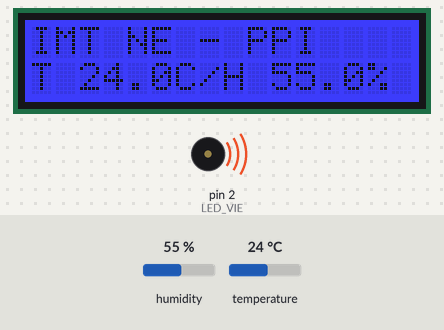
A sketch run on a simulated Arduino Uno, built with avr-gcc and run on an emulated ATmega328P. Parts: 16×2 character LCD, buzzer (waves = sounding). The test bench sets the inputs (shaded band); at power-on: humidity 55 %, temperature 24 °C. What the sketch prints to the serial monitor is not drawn.

Above: at 1.2 s.
1.3 s: humidity set to 22 %
At 3.0 s:
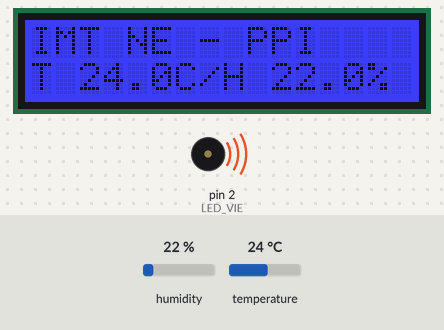
4.0 s: temperature set to 12 °C
At 4.7 s:
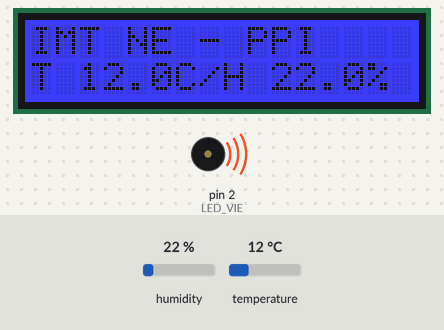
6.7 s: humidity set to 40 %
At 9.2 s:
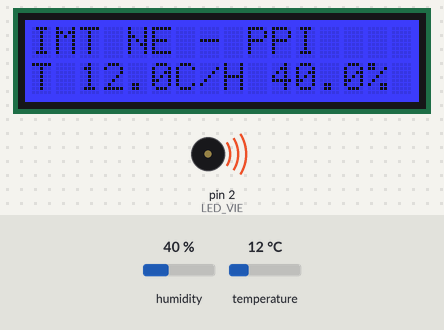
9.7 s: temperature set to 19 °C
At 10.9 s:
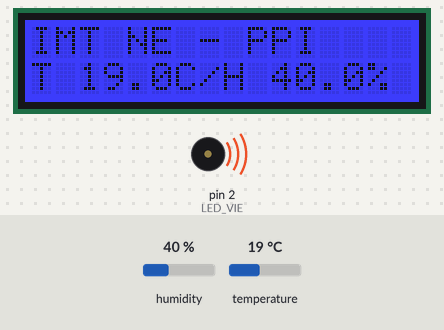
Timing chart, 0 to 12.7 s (numbered marks = the images above; inputs shaded):
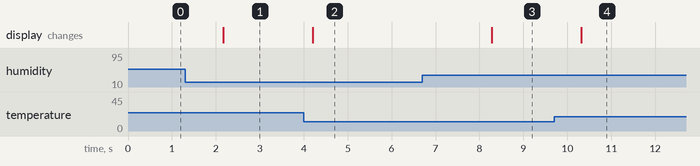

Measured:
- after the input at 1.3 s, the display: changes after 0.87 s (image 1)
- after the input at 4.0 s, the display: changes after 0.20 s (image 2)
- after the input at 6.7 s, the display: changes after 1.6 s (image 3)
- after the input at 9.7 s, the display: changes after 0.61 s (image 4)

The sketch:

acquisition.ino
```cpp
#include <Wire.h>
#include <rgb_lcd.h>
#include <DHT.h>

// Configuration des composants
const byte LED_VIE = 2;
const byte DHT_PIN = A0;
const byte DHT_TYPE = DHT22;

rgb_lcd lcd;
DHT dht(DHT_PIN, DHT_TYPE);

// Etat de la machine pour une acquisition toutes les 2 secondes
byte etat = 0;

// Lecture du capteur et affichage des mesures
void lireEtAfficher() {
  float temperature = dht.readTemperature();
  float humidite = dht.readHumidity();

  lcd.setCursor(0, 1);
  lcd.print("                ");
  lcd.setCursor(0, 1);

  if (isnan(temperature) || isnan(humidite)) {
    lcd.print("Erreur DHT22");
    Serial.println("Erreur lecture DHT22");
    return;
  }

  lcd.print("T ");
  lcd.print(temperature, 1);
  lcd.print("C/H ");
  lcd.print(humidite, 1);
  lcd.print("%");

  Serial.print("Temperature : ");
  Serial.print(temperature, 1);
  Serial.println(" C");

  Serial.print("Humidite : ");
  Serial.print(humidite, 1);
  Serial.println(" %");
}

void setup() {
  Serial.begin(9600);

  // Initialisation de la LED de vie a 2 Hz
  pinMode(LED_VIE, OUTPUT);
  tone(LED_VIE, 2);

  // Initialisation du LCD
  lcd.begin(16, 2);
  lcd.setRGB(0, 0, 255);
  lcd.clear();

  lcd.setCursor(0, 0);
  lcd.print("IMT NE - PPI");

  lcd.setCursor(0, 1);
  lcd.print("Attente mesure");

  // Initialisation du capteur
  dht.begin();
}

void loop() {
  // Machine d'etat : 4 etapes de 500 ms
  switch (etat) {
    case 0:
      lireEtAfficher();
      break;

    case 1:
    case 2:
    case 3:
      // Attente de la prochaine acquisition
      break;
  }

  etat = (etat + 1) % 4;
  delay(500);
}
```
